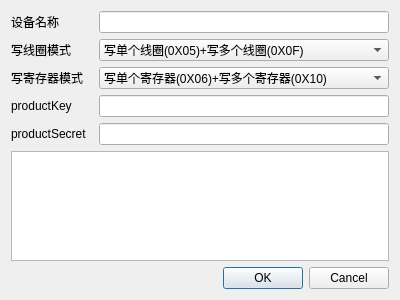
<?xml version="1.0" encoding="UTF-8"?>
<ui version="4.0">
 <class>addDev</class>
 <widget class="QWidget" name="addDev">
  <property name="geometry">
   <rect>
    <x>0</x>
    <y>0</y>
    <width>400</width>
    <height>300</height>
   </rect>
  </property>
  <property name="windowTitle">
   <string>添加设备型号</string>
  </property>
  <layout class="QGridLayout" name="gridLayout">
   <item row="3" column="0">
    <widget class="QLabel" name="label_pk">
     <property name="text">
      <string>productKey</string>
     </property>
    </widget>
   </item>
   <item row="6" column="0" colspan="3">
    <widget class="QTableWidget" name="tableWidget">
     <property name="enabled">
      <bool>true</bool>
     </property>
     <property name="editTriggers">
      <set>QAbstractItemView::NoEditTriggers</set>
     </property>
     <attribute name="horizontalHeaderDefaultSectionSize">
      <number>120</number>
     </attribute>
     <attribute name="verticalHeaderVisible">
      <bool>false</bool>
     </attribute>
    </widget>
   </item>
   <item row="0" column="0">
    <widget class="QLabel" name="label">
     <property name="text">
      <string>设备名称</string>
     </property>
    </widget>
   </item>
   <item row="7" column="2">
    <widget class="QDialogButtonBox" name="buttonBox">
     <property name="standardButtons">
      <set>QDialogButtonBox::Cancel|QDialogButtonBox::Ok</set>
     </property>
    </widget>
   </item>
   <item row="2" column="2">
    <widget class="QComboBox" name="comboBox_regFunc">
     <item>
      <property name="text">
       <string>写单个寄存器(0X06)+写多个寄存器(0X10)</string>
      </property>
     </item>
     <item>
      <property name="text">
       <string>写多个寄存器(0X10)</string>
      </property>
     </item>
    </widget>
   </item>
   <item row="5" column="0">
    <widget class="QLabel" name="label_ps">
     <property name="text">
      <string>productSecret</string>
     </property>
    </widget>
   </item>
   <item row="3" column="2">
    <widget class="QLineEdit" name="lineEdit_pk"/>
   </item>
   <item row="5" column="2">
    <widget class="QLineEdit" name="lineEdit_ps"/>
   </item>
   <item row="0" column="2">
    <widget class="QLineEdit" name="lineEdit_name">
     <property name="text">
      <string/>
     </property>
     <property name="maxLength">
      <number>20</number>
     </property>
    </widget>
   </item>
   <item row="2" column="0">
    <widget class="QLabel" name="label_2">
     <property name="text">
      <string>写寄存器模式</string>
     </property>
    </widget>
   </item>
   <item row="1" column="0">
    <widget class="QLabel" name="label_3">
     <property name="text">
      <string>写线圈模式</string>
     </property>
    </widget>
   </item>
   <item row="1" column="2">
    <widget class="QComboBox" name="comboBox_coilFunc">
     <item>
      <property name="text">
       <string>写单个线圈(0X05)+写多个线圈(0X0F)</string>
      </property>
     </item>
     <item>
      <property name="text">
       <string>写多个线圈(0X0F)</string>
      </property>
     </item>
    </widget>
   </item>
  </layout>
 </widget>
 <resources/>
 <connections/>
</ui>
